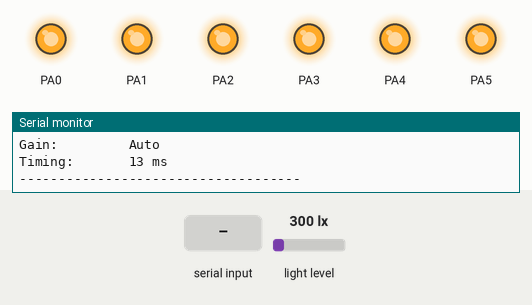
The sketch below on a simulated STM32 Blue Pill. Parts: output pins drawn as LEDs (lit = HIGH), the last lines printed to the serial monitor. The test bench sets the inputs (shaded band); at power-on: light level 300 lx.

Above: at 1.7 s.
1.8 s: "m\n" received over Serial
At 3.0 s:
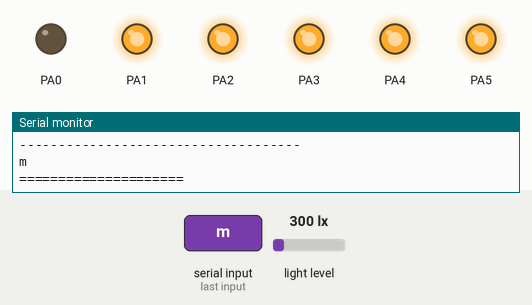
At 4.5 s:
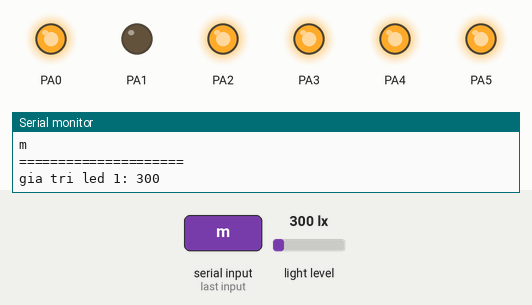
10.8 s: "r\n" received over Serial
12.3 s: "c\n" received over Serial
Timing chart, 0 to 15.3 s (numbered marks = the images above; inputs shaded):
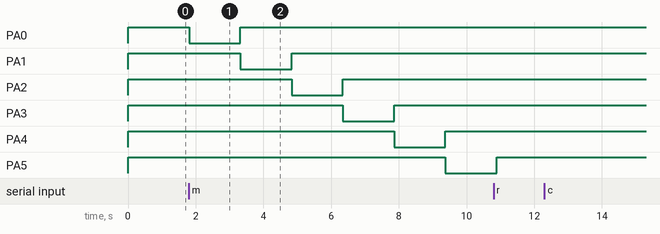

Measured:
- after the input at 1.8 s, PA0: HIGH → LOW at once, → HIGH 1.5 s later; PA1: HIGH → LOW after 1.5 s, → HIGH 1.5 s later; PA2: HIGH → LOW after 3.0 s, → HIGH 1.5 s later; PA3: HIGH → LOW after 4.5 s, → HIGH 1.5 s later; PA4: HIGH → LOW after 6.1 s, → HIGH 1.5 s later

The sketch:

ssTSL2561-Chung1LED.ino
```cpp
#include <Wire.h>
#include <Adafruit_Sensor.h>
#include <Adafruit_TSL2561_U.h>

Adafruit_TSL2561_Unified tsl = Adafruit_TSL2561_Unified(TSL2561_ADDR_FLOAT, 12345);
//arduino
//#define LED1 2
//#define LED2 3
//#define LED3 4
//#define LED4 5
//#define LED5 6
//#define LED6 7

//stm32
#define led455  PA0
#define led500  PA1
#define led590  PA2
#define led630  PA3
#define led680  PA4
#define led820  PA5
#define LED1 led455
#define LED2 led500
#define LED3 led590
#define LED4 led630
#define LED5 led680
#define LED6 led820

String inputString = "";
/**************************************************************************/
/*
    Displays some basic information on this sensor from the unified
    sensor API sensor_t type (see Adafruit_Sensor for more information)
*/
/**************************************************************************/
void displaySensorDetails(void)
{
  sensor_t sensor1;
  tsl.getSensor(&sensor1);

  Serial.println("------------------------------------");
  Serial.print  ("Sensor1:       "); Serial.println(sensor1.name);
  Serial.print  ("Driver Ver:   "); Serial.println(sensor1.version);
  Serial.print  ("Unique ID:    "); Serial.println(sensor1.sensor_id);
  Serial.print  ("Max Value:    "); Serial.print(sensor1.max_value); Serial.println(" lux");
  Serial.print  ("Min Value:    "); Serial.print(sensor1.min_value); Serial.println(" lux");
  Serial.print  ("Resolution:   "); Serial.print(sensor1.resolution); Serial.println(" lux");
  Serial.println("------------------------------------");
  delay(500);
}

/**************************************************************************/
/*
    Configures the gain and integration time for the TSL2561
*/
/**************************************************************************/
void configureSensor(void)
{

  tsl.enableAutoRange(true);            /* Auto-gain ... switches automatically between 1x and 16x */
  /* Changing the integration time gives you better sensor resolution (402ms = 16-bit data) */
  tsl.setIntegrationTime(TSL2561_INTEGRATIONTIME_13MS);      /* fast but low resolution */

  Serial.println("------------------------------------");
  Serial.print  ("Gain:         "); Serial.println("Auto");
  Serial.print  ("Timing:       "); Serial.println("13 ms");
  Serial.println("------------------------------------");
}

/**************************************************************************/
/*
    Arduino setup function (automatically called at startup)
*/
/**************************************************************************/
void setup(void)
{
  Serial.begin(9600);
  Serial.println("Light Sensor Test"); Serial.println("");

  pinMode(LED1, OUTPUT);
  pinMode(LED2, OUTPUT);
  pinMode(LED3, OUTPUT);
  pinMode(LED4, OUTPUT);
  pinMode(LED5, OUTPUT);
  pinMode(LED6, OUTPUT);
  digitalWrite(LED1, 1);
  digitalWrite(LED2, 1);
  digitalWrite(LED3, 1);
  digitalWrite(LED4, 1);
  digitalWrite(LED5, 1);
  digitalWrite(LED6, 1);

  /* Initialise the sensor */
  //use tsl.begin() to default to Wire,
  //tsl.begin(&Wire2) directs api to use Wire2, etc.
  if (!tsl.begin())
  {
    /* There was a problem detecting the TSL2561 ... check your connections */
    Serial.print("Ooops, no TSL2561-1 detected ... Check your wiring or I2C ADDR!");
    while (1);
  }

  displaySensorDetails();
  //
  //  /* Setup the sensor gain and integration time */
  configureSensor();
  //
  //  /* We're ready to go! */
  Serial.println("");
}

/**************************************************************************/
/*
    Arduino loop function, called once 'setup' is complete (your own code
    should go here)
*/
/**************************************************************************/
void loop(void)
{
  //test4LED();
  if (inputString == "m") {
    //    tetsCB();
    measure();
    inputString = "";
  } else if (inputString == "r")
    readss();
  else if (inputString == "c")
    inputString = "";


}

void measure() {
  Serial.println("=====================");
  digitalWrite(LED1, 0);
  delay(1000);
  Serial.println("gia tri led 1: " + String(data()));
  digitalWrite(LED1, 1);
  digitalWrite(LED2, 0);
  delay(1000);
  Serial.println("gia tri led 2: " + String(data()));
  digitalWrite(LED2, 1);
  digitalWrite(LED3, 0);
  delay(1000);
  Serial.println("gia tri led 3: " + String(data()));
  digitalWrite(LED3, 1);
  digitalWrite(LED4, 0);
  delay(1000);
  Serial.println("gia tri led 4: " + String(data()));
  digitalWrite(LED4, 1);
  digitalWrite(LED5, 0);
  delay(1000);
  Serial.println("gia tri led 5: " + String(data()));
  digitalWrite(LED5, 1);
  digitalWrite(LED6, 0);
  delay(1000);
  Serial.println("gia tri led 6: " + String(data()));
  digitalWrite(LED6, 1);
  Serial.println("đã đo xong");

}
uint32_t data() {
  delay(500);
  sensors_event_t event;
  tsl.getEvent(&event);
  return event.light;
}
void readss() {
  delay(500);
  sensors_event_t event;
  tsl.getEvent(&event);
  Serial.println("gia tri la: " + String(event.light));
  return ;
}
void serialEvent() {
  inputString = "";
  while (Serial.available()) {
    char inChar = (char)Serial.read();
    if (inChar != '\n' && inChar != ' ' && inChar != '\r') {
      inputString += inChar;
    }
  }
  Serial.println(inputString);
}
```
